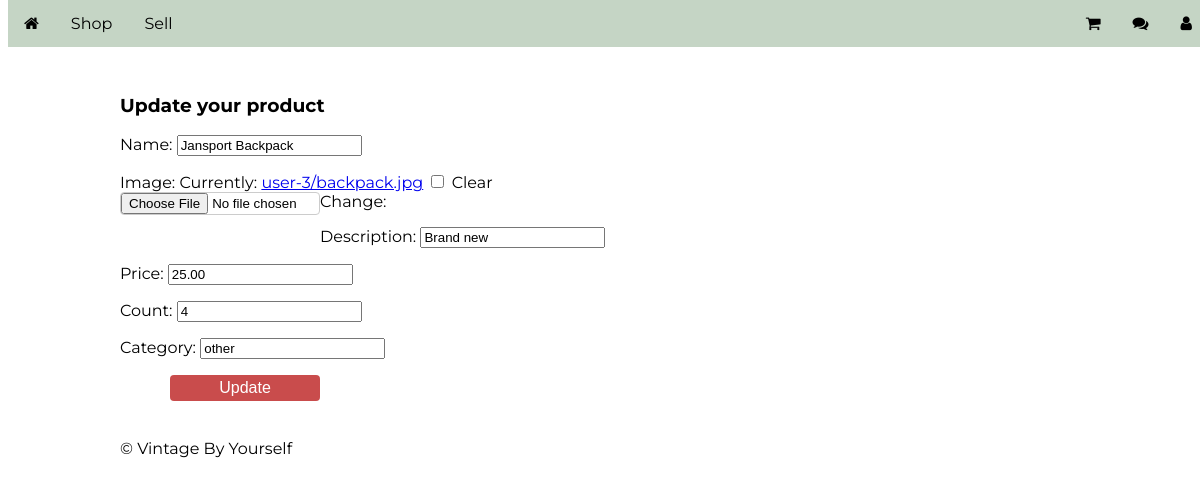
The page /listing/products/48/update (signed in) on the database its author committed.
### listing/models.py (models this page shows, shortened)
class Product(models.Model):
    CATEGORY_CHOICES = (
        ('clothing', 'CLOTHING'),
        ('furniture', 'FURNITURE'),
        ('electronics', 'ELECTRONICS'),
        ('other', 'OTHER')
    )
    id = models.AutoField(primary_key=True)
    owner = models.ForeignKey(User, on_delete=models.CASCADE)
    name = models.CharField(max_length=200)
    description = models.CharField(max_length=1000)
    price = models.DecimalField(max_digits=7, decimal_places=2)
    count = models.PositiveIntegerField()
    image = models.ImageField(upload_to=get_upload_path, null=True, blank=True)
    category = models.CharField(max_length=50)
    is_deleted = models.BooleanField(default=False)

### listing/views.py (the view)
# urls.py: path('products/<pk>/update', login_required(ProductUpdate.as_view()), name='update'),
class ProductUpdate(UpdateView):
    model = Product
    fields = ['name', 'image', 'description', 'price', 'count', 'category']
    template_name_suffix = '_form_update'
    success_url = "/listing/products"

### listing/templates/listing/product_form_update.html (shortened to what this page needs)
{% extends 'listing/base.html' %}
{% load static %}
{% block content %}
    <h3> Update your product </h3>
    <form action="" method="post" enctype="multipart/form-data">
        {{form.as_p}}
        <div class="listing">
        	<input type="submit" value="Update" />
        </div>
    </form>
{% endblock content %}

### account/static/style.css (style rules this page uses)
body { font-family:"Montserrat"; }
.account input[type=text], input[type=password], .listing input[type=text], input[type=file], select { display: inline-block; float: left; margin-bottom: 20px; width: 200px; border: 1px solid #ccc; border-radius: 4px; box-sizing: border-box; }
.account input[type=submit], .account input[type=button], .listing input[type=submit] { position: relative; left: 50px; display: inline-block; border: none; border-radius: 4px; width: 150px; color: white; padding-top: 4px; padding-bottom: 4px; background-color: #c94c4c; text-align: center; cursor: pointer; font-size: 16px; }
* { box-sizing: border-box; }

### rows shown on the page
Product: name "Jansport Backpack", description "Brand new", price "25.00", count "4", category "other"
